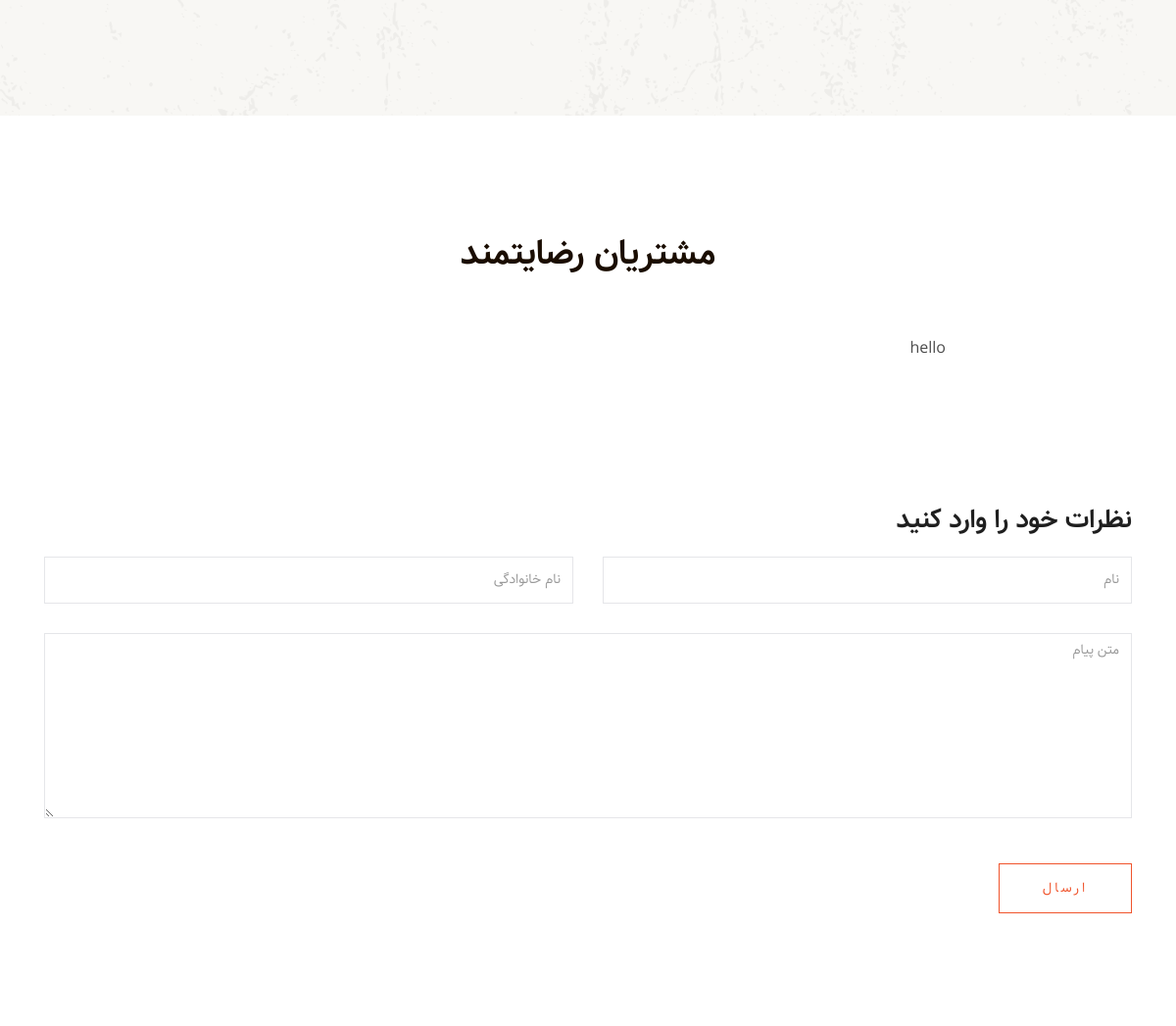
The app's page / (lower part), older data.
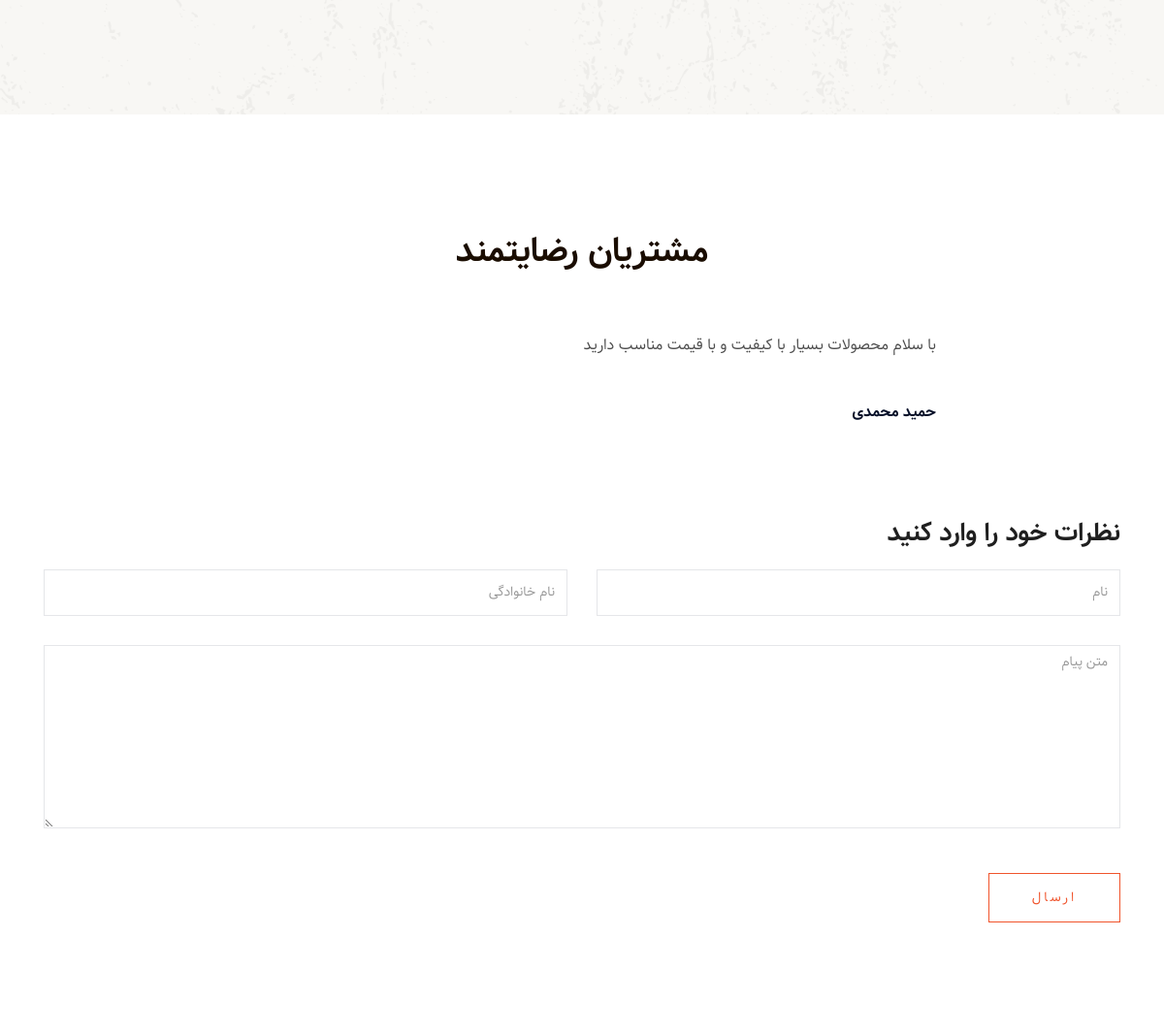
The same page, newer data.
### home_module/models.py (models this page shows, shortened)
class Comment(models.Model):
    first_name=models.CharField(null=True,max_length=100,verbose_name='نام')
    last_name=models.CharField(null=True,max_length=100,verbose_name='نام خانوادگی')
    text=models.TextField(max_length=500,verbose_name="متن پیام")
    created_at=models.DateTimeField(auto_now_add=True,editable=False,verbose_name='تاریخ ایجاد')
    class Meta:
        verbose_name='نظر'
        verbose_name_plural='نظرات'
    def get_full_name(self):
        return f"{self.first_name or ''} {self.last_name or ''}".strip()

### home_module/views.py (the view, shortened to what this page needs)
# urls.py: path('',views.HomeView.as_view(),name='index_page'),
class HomeView(View):
    def get(self,request):
        product=Burger.objects.filter(is_active=True)[0:4]
        popular_product=Burger.objects.filter(is_active=True,is_popular=True)[0:2]
        site_setting=SiteSetting.objects.filter(is_main_setting=True).first()
        sliders=Slider.objects.filter(is_active=True)
        comment_form=CommentForm()
        comments=Comment.objects.filter().order_by('-created_at')
        context={
            'burgers':product,
            'popular_burgers':popular_product,
            'site_setting':site_setting,
            'sliders':sliders,
            'comment_form':comment_form,
            'comments':comments
        }
        return render(request,'home_module/index.html',context)

### home_module/forms.py
class CommentForm(forms.ModelForm):
    class Meta:
         model=Comment
         fields=['first_name','last_name','text']
         widgets = {
            'first_name': forms.TextInput(attrs={
                'class': 'form-control valid',
                'placeholder': 'نام'
            }),
            'last_name': forms.TextInput(attrs={
                'class': 'form-control valid',
                'placeholder': 'نام خانوادگی'
            }),
            'text': forms.Textarea(attrs={
                'class': 'form-control w-100',
                'placeholder': 'متن پیام',
                'rows': 9,
                'cols':30
            })
         }

### polls/templatetags/poll_extras.py (called while the page is built)
@register.filter(name='three_digits_currency')
def three_digits_currency(value:int):
    return '{:,}'.format(value)+' ریال'

### home_module/templates/home_module/index.html (shortened to what this page needs)
{% extends 'shared/layout.html' %}
{% load thumbnail %}
{% load poll_extras %}
{% load static %}
{% block content %}
<div class="about_area">
</div>
<div class="testimonial_area">
    <div class="container comments_box">
        {% if comments %}
        <div class="row">
            <div class="col-xl-12">
                <div class="section_title mb-60 text-center">
                    <h3>مشتریان رضایتمند</h3>
                </div>
            </div>
        </div>
        <div class="row">
            <div class="col-xl-12">
                <div class="testmonial_active owl-carousel">
                    {% for comment in comments %}
                    <div class="single_carousel">
                        <div class="row justify-content-center">
                            <div class="col-lg-8">
                                <div class="single_testmonial text-center">
                                    <p>{{ comment.text }}</p>
                                    <div class="testmonial_author">
                                        <h4>{{ comment.get_full_name }}</h4>
                                    </div>
                                </div>
                            </div>
                        </div>
                    </div>
                    {% endfor %}
                </div>
            </div>
        </div>
        {% endif %}
    </div>
    <div class="container comment_form_box">
        <div class="row">
            <div class="col-12">
                <h2 class="contact-title">
                    نظرات خود را وارد کنید
                </h2>
            </div>
            <div class="col-12">
                <form class="form-contact contact_form" method="post">
                    <div class="row">
                        <div class="col-sm-6">
                            <div class="form-group">
                                {{ comment_form.first_name }}
                            </div>
                        </div>
                        <div class="col-sm-6">
                            <div class="form-group">
                                {{ comment_form.last_name }}
                            </div>
                        </div>
                        <div class="col-12">
                            <div class="form-group">
                                {{ comment_form.text }}
                            </div>
                        </div>
                        <div class="col-12">
                            <div class="form-group mt-3">
                                <button type="submit" class="button button-contactForm boxed-btn">
                                    ارسال
                                </button>
                            </div>
                        </div>
                    </div>
                </form>
            </div>
        </div>
    </div>
</div>
{% endblock %}

Row changes from the older to the newer data that the page shows:
removed Comment: text "hello"
added Comment: text "با سلام محصولات بسیار با کیفیت و با قیمت مناسب دارید", get_full_name "حمید محمدی"
